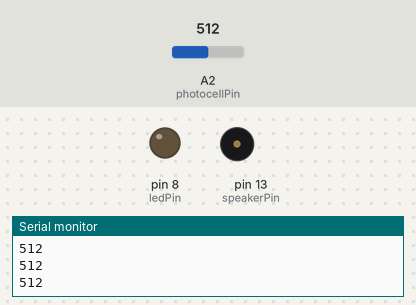
A sketch run on a simulated Arduino Uno, built with avr-gcc and run on an emulated ATmega328P. Shown: output pins drawn as LEDs (lit = HIGH), buzzer (waves = sounding), the last lines printed to the serial monitor. The test bench sets the inputs (shaded band); at power-on: A2 (photocellPin) = 512.

Above: at 1.2 s.
1.3 s: A2 (photocellPin) set to 410
2.8 s: A2 (photocellPin) set to 383
At 3.8 s:
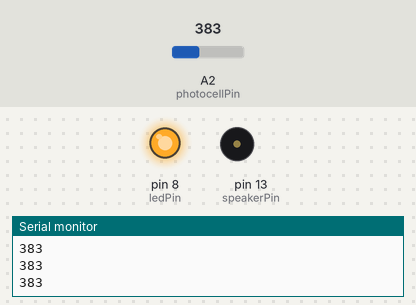
4.3 s: A2 (photocellPin) set to 910
At 5.6 s:
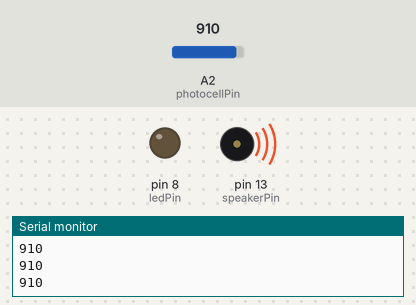
5.9 s: A2 (photocellPin) set to 891
At 7.1 s:
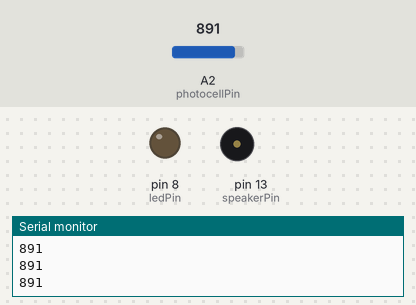
7.4 s: A2 (photocellPin) set to 1023
At 8.5 s:
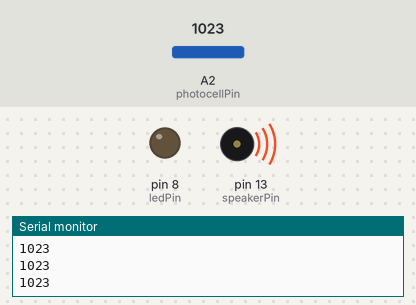
8.9 s: A2 (photocellPin) set to 900
At 9.7 s:
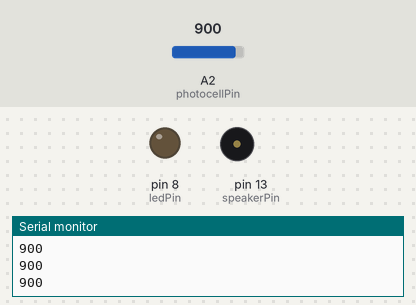
Timing chart, 0 to 11.4 s (numbered marks = the images above; inputs shaded):
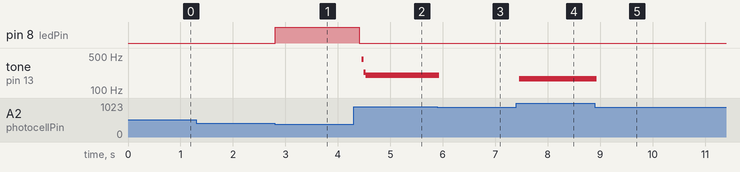

Measured:
- the behaviour switches between 400 and 399 on A2 (photocellPin) (found by bisection; images 0 and 1)
- the behaviour switches between 901 and 900 on A2 (photocellPin) (found by bisection; images 2 and 3)
- after the input at 2.8 s, pin 8 (ledPin): LOW → HIGH at once
- after the input at 4.3 s, pin 8 (ledPin): HIGH → LOW after 0.11 s; tone on pin 13 (speakerPin): silent → 428 Hz after 0.16 s, → 232 Hz 0.04 s later, → 202 Hz 0.04 s later
- after the input at 5.9 s, tone on pin 13 (speakerPin): 202 Hz → silent at once
- after the input at 7.4 s, tone on pin 13 (speakerPin): silent → 169 Hz after 0.06 s
- after the input at 8.9 s, tone on pin 13 (speakerPin): 169 Hz → silent at once

The sketch:

Alert.ino
```cpp
int photocellPin = 2; // 光敏電阻 (photocell) 接在 anallog pin 2
int photocellVal = 0; // photocell variable
const int ledPin=8;
const int speakerPin=13;
void setup() {
  pinMode(ledPin,OUTPUT);
  pinMode(speakerPin,OUTPUT);
  Serial.begin(9600);
}

void loop() {
  // 讀取光敏電阻並輸出到 Serial Port
  photocellVal = analogRead(photocellPin);
  Serial.println(photocellVal);
  if(photocellVal<400){
    digitalWrite(ledPin,HIGH);
    delay(200);
  }else{
    digitalWrite(ledPin,LOW);
  }

  if(photocellVal>900){
    digitalWrite(speakerPin,HIGH);
    delayMicroseconds(2028/2);
    digitalWrite(speakerPin,LOW);
    delayMicroseconds(2028/2);
  }


}

/*
  900 火警
  700 正常
  <400 LED亮
*/
```
